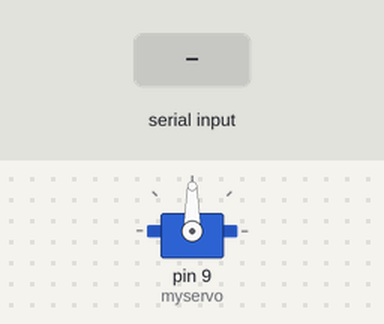
Recording of a sketch running on a simulated Arduino Uno, built with avr-gcc and run on an emulated ATmega328P. Shown: servo. The test bench sets the inputs (shaded band).

Above: at 1.2 s.
1.3 s: "90,45\n" received over Serial
At 2.5 s:
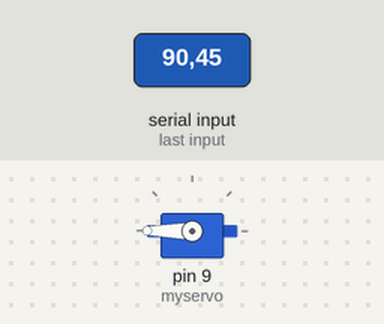
2.8 s: "5\n" received over Serial
At 3.5 s:
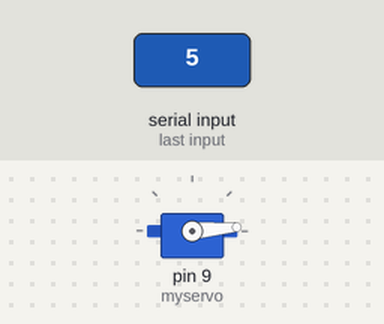
4.3 s: "30,150\n" received over Serial
At 4.8 s:
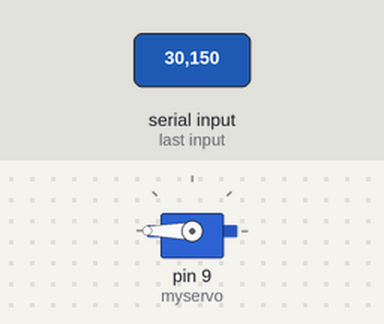
5.8 s: "90\n" received over Serial
At 7.0 s:
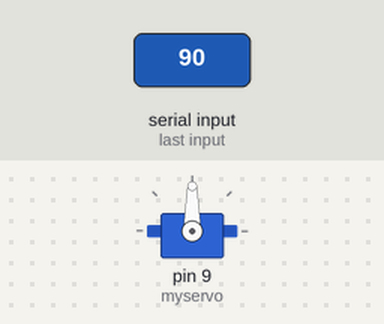
Timing chart, 0 to 8.3 s (numbered marks = the images above; inputs shaded):
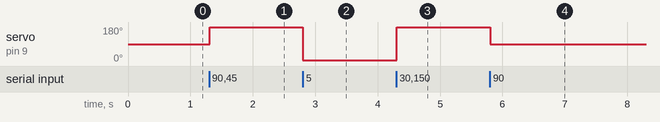

The sketch:

workingServo.ino
```cpp
#include <Servo.h>

Servo myservo;

String strPos = "";

//int delayVal = 550;
void setup()
{
  myservo.attach(9);
  Serial.begin(9600);
  while (!Serial) {
  }
}

void loop()
{
  while (Serial.available() > 0) {
    int pos = Serial.read();
    if (isDigit(pos) == true) {
      strPos = strPos + (char)pos;
    }
   if (pos == '\n') {
      myservo.write(strPos.toInt());
      delay(15);
      strPos = "";
   }
  }
}

/*int calculateDelay(int servoEndpt){
  int servoStartPt = myservo.read();
  return abs(servoStartPt-servoEndpt)*3;
}*/
```

Measured:
- after the input at 1.3 s, servo on pin 9 (myservo): 90° → 180° at once
- after the input at 2.8 s, servo on pin 9 (myservo): 180° → 5° at once
- after the input at 4.3 s, servo on pin 9 (myservo): 5° → 180° at once
- after the input at 5.8 s, servo on pin 9 (myservo): 180° → 90° at once
